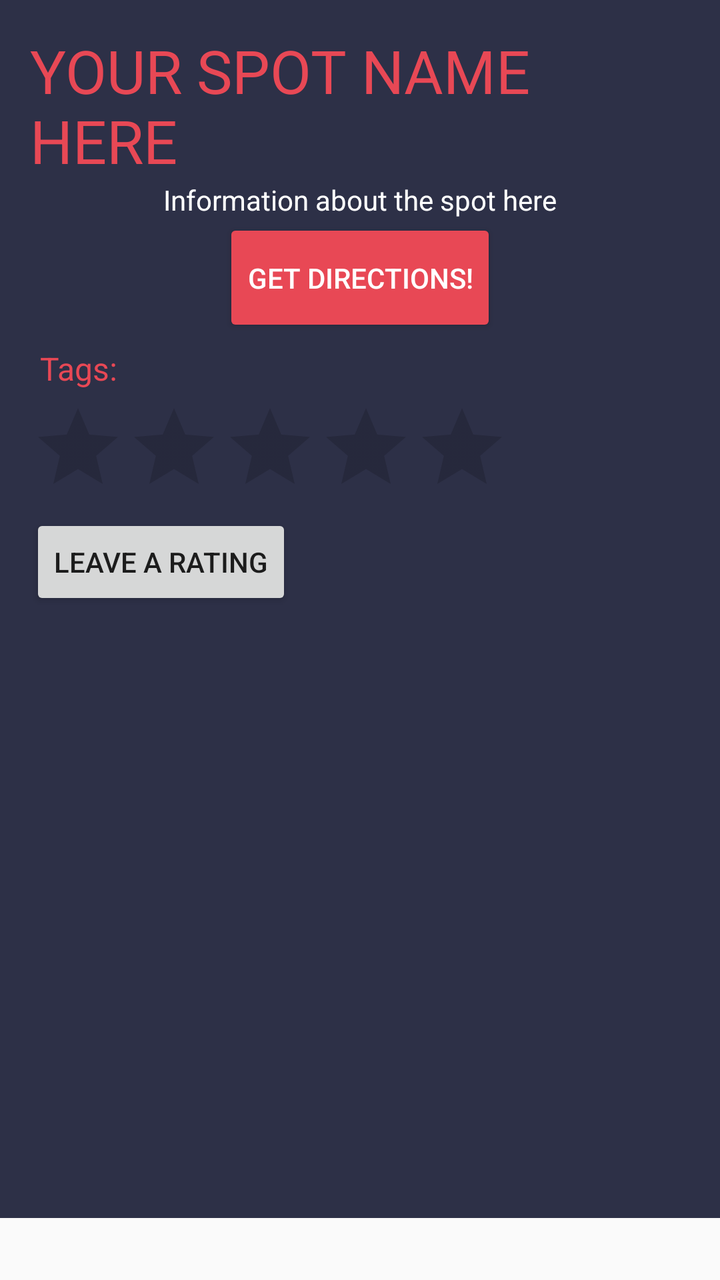
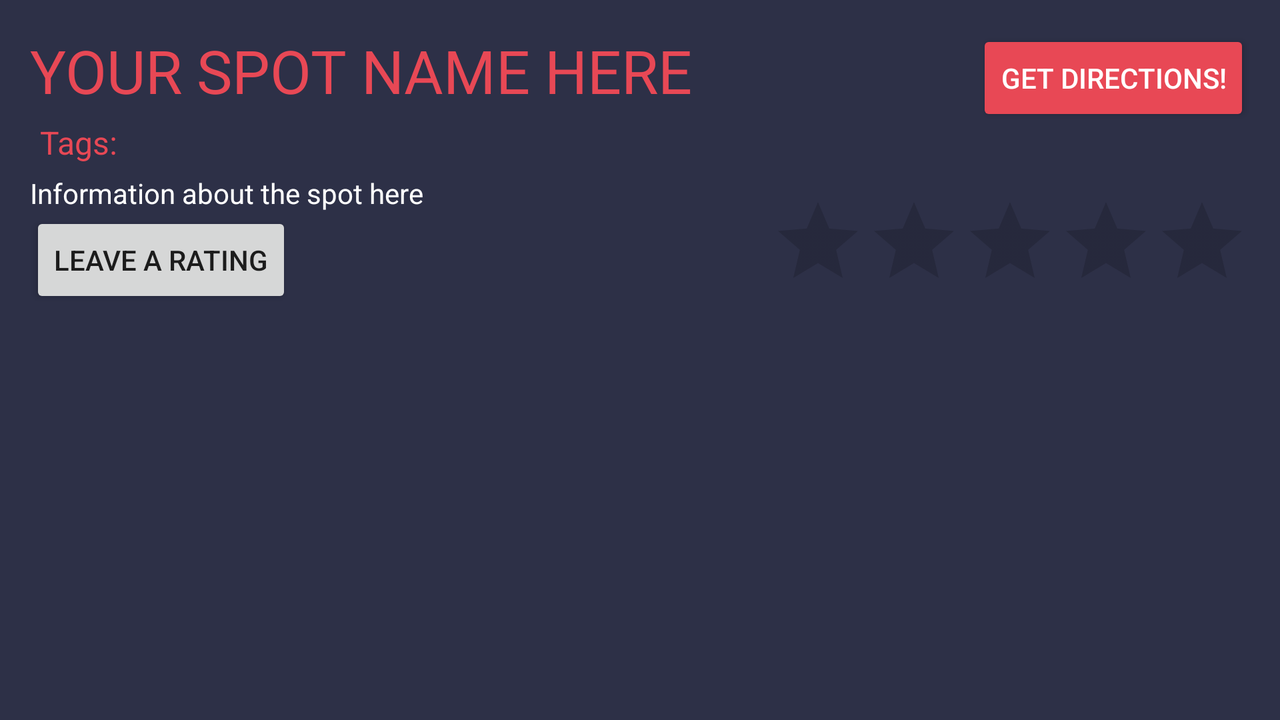

One screen, two layout resources from the same app: the default and the author's alternative for another configuration. Each is rendered where Android would select it; the XML of both is given below.
<!-- AndroidManifest.xml: application theme AppTheme -->
<!-- res/layout/details_fragment.xml -->
<?xml version="1.0" encoding="utf-8"?>
<ScrollView xmlns:android="http://schemas.android.com/apk/res/android"
    android:layout_width="match_parent"
    android:layout_height="match_parent">
<LinearLayout
    android:orientation="vertical" android:layout_width="match_parent"
    android:layout_height="match_parent"
    android:padding="15dp"
    android:backgroundTint="@color/customBlue"
    android:background="@color/customBlue"
    android:minHeight="600dp">

    <TextView
        android:id="@+id/spot_name"
        android:layout_width="wrap_content"
        android:layout_height="wrap_content"
        android:text="@string/name_placeholder"
        android:textAllCaps="true"
        android:textColor="@color/customRed"
        android:textSize="30sp"
        android:layout_gravity="center"/>

    <TextView
        android:id="@+id/spot_description"
        android:layout_width="wrap_content"
        android:layout_height="wrap_content"
        android:text="@string/description_placeholder"
        android:textColor="@color/colorWhite"
        android:layout_gravity="center"
        />

    <Button
        android:id="@+id/spot_directions"
        android:layout_width="wrap_content"
        android:layout_height="59dp"
        android:layout_gravity="center"
        android:backgroundTint="@color/customRed"
        android:text="@string/directions"
        android:textColor="@color/colorWhite" />

    <LinearLayout
        android:orientation="horizontal"
        android:layout_width="match_parent"
        android:layout_height="wrap_content">
        <TextView
            android:id="@+id/tagTitle"
            android:text="@string/tagTitle"
            android:layout_width="wrap_content"
            android:layout_height="wrap_content"
            android:textSize="16dp"
            android:textColor="@color/customRed"
            android:padding="5dp"/>
        <TextView
            android:id="@+id/tag1"
            android:text="@string/rail"
            android:visibility="gone"
            android:layout_width="wrap_content"
            android:layout_height="wrap_content"
            android:textColor="@color/colorWhite"
            android:padding="5dp"/>
        <TextView
            android:id="@+id/tag2"
            android:text="@string/stairs"
            android:visibility="gone"
            android:layout_width="wrap_content"
            android:layout_height="wrap_content"
            android:textColor="@color/colorWhite"

            android:padding="5dp"/>
        <TextView
            android:id="@+id/tag3"
            android:text="@string/ledge"
            android:visibility="gone"
            android:layout_width="wrap_content"
            android:layout_height="wrap_content"
            android:textColor="@color/colorWhite"

            android:padding="5dp"/>
        <TextView
            android:id="@+id/tag4"
            android:text="@string/gap"
            android:visibility="gone"
            android:layout_width="wrap_content"
            android:layout_height="wrap_content"
            android:textColor="@color/colorWhite"

            android:padding="5dp"/>
        <TextView
            android:id="@+id/tag5"
            android:text="@string/ramp"
            android:visibility="gone"
            android:layout_width="wrap_content"
            android:layout_height="wrap_content"
            android:textColor="@color/colorWhite"

            android:padding="5dp"/>
    </LinearLayout>

    <RatingBar
        android:id="@+id/ratingBar"
        android:layout_width="wrap_content"
        android:layout_height="wrap_content"
        android:foregroundTint="@color/customRed"/>
    <Button
        android:id="@+id/ratingButton"
        android:text="@string/rating"
        android:layout_width="wrap_content"
        android:layout_height="wrap_content" />

    <ImageView
        android:id="@+id/spot_image"
        android:layout_width="match_parent"
        android:layout_height="289dp"
        android:layout_gravity="center"
        android:maxHeight="325dp"
        android:minHeight="350dp"
        android:minWidth="300dp"
        android:padding="10dp" />

    <TextView
        android:id="@+id/spot_tags"
        android:layout_width="match_parent"
        android:layout_height="wrap_content"
        android:text="@string/tags_placeholder"
        android:visibility="gone" />

</LinearLayout>
</ScrollView>
<!-- resources referenced by this layout -->
<resources>
  <color name="colorWhite">#FFFFFF</color>
  <color name="customBlue">#2d3047</color>
  <color name="customRed">#e84855</color>
  <string name="description_placeholder">Information about the spot here</string>
  <string name="directions">Get directions!</string>
  <string name="gap">Gap</string>
  <string name="ledge">Ledge</string>
  <string name="name_placeholder">Your Spot Name Here</string>
  <string name="rail">Rail</string>
  <string name="ramp">Ramp</string>
  <string name="rating">Leave a rating</string>
  <string name="stairs">Stairs</string>
  <string name="tagTitle">Tags: </string>
  <string name="tags_placeholder">List of Spot Tags Here</string>
  <style name="AppTheme" parent="Theme.AppCompat.Light.DarkActionBar">
          
          <item name="colorPrimary">@color/customRed</item>
          <item name="android:windowActionBarOverlay">true</item>
          <item name="colorPrimaryDark">@color/customRedDark</item>
          <item name="colorAccent">@color/customOrange</item>
      </style>
  <color name="customRedDark">#CC2233</color>
  <color name="customOrange">#ff9b71</color>
</resources>
<!-- res/layout-land/details_fragment.xml (the author's variant of the layout above) -->
<!-- drawn on the phone turned sideways -->
<?xml version="1.0" encoding="utf-8"?>
<RelativeLayout xmlns:android="http://schemas.android.com/apk/res/android"
    android:orientation="vertical" android:layout_width="match_parent"
    android:layout_height="match_parent"
    android:padding="15dp"
    android:backgroundTint="@color/customBlue"
    android:background="@color/customBlue">
    <TextView
        android:id="@+id/spot_name"
        android:text="@string/name_placeholder"
        android:layout_width="wrap_content"
        android:layout_height="wrap_content"
        android:textColor="@color/customRed"
        android:textAllCaps="true"
        android:textSize="30sp"/>
    <RatingBar
        android:id="@+id/ratingBar"
        android:layout_width="wrap_content"
        android:layout_height="wrap_content"
        android:foregroundTint="@color/customRed"
        android:layout_above="@+id/spot_image"
        android:layout_alignParentRight="true"
        android:layout_alignParentEnd="true" />
    <LinearLayout
        android:orientation="horizontal"
        android:layout_width="match_parent"
        android:layout_height="wrap_content"
        android:id="@+id/linearLayout"
        android:layout_below="@+id/spot_name">

        <TextView
            android:id="@+id/tagTitle"
            android:layout_width="wrap_content"
            android:layout_height="wrap_content"
            android:padding="5dp"
            android:text="@string/tagTitle"
            android:textColor="@color/customRed"
            android:textSize="16dp"
            />

        <TextView
            android:id="@+id/tag1"
            android:text="@string/rail"
            android:visibility="gone"
            android:layout_width="wrap_content"
            android:layout_height="wrap_content"
            android:textColor="@color/colorWhite"
            android:padding="5dp"/>
        <TextView
            android:id="@+id/tag2"
            android:text="@string/stairs"
            android:visibility="gone"
            android:layout_width="wrap_content"
            android:layout_height="wrap_content"
            android:textColor="@color/colorWhite"

            android:padding="5dp"/>
        <TextView
            android:id="@+id/tag3"
            android:text="@string/ledge"
            android:visibility="gone"
            android:layout_width="wrap_content"
            android:layout_height="wrap_content"
            android:textColor="@color/colorWhite"

            android:padding="5dp"/>
        <TextView
            android:id="@+id/tag4"
            android:text="@string/gap"
            android:visibility="gone"
            android:layout_width="wrap_content"
            android:layout_height="wrap_content"
            android:textColor="@color/colorWhite"

            android:padding="5dp"/>
        <TextView
            android:id="@+id/tag5"
            android:text="@string/ramp"
            android:visibility="gone"
            android:layout_width="wrap_content"
            android:layout_height="wrap_content"
            android:textColor="@color/colorWhite"

            android:padding="5dp"/>
    </LinearLayout>
    <ImageView
        android:id="@+id/spot_image"
        android:padding="10dp"
        android:layout_width="match_parent"
        android:layout_height="wrap_content"
        android:minWidth="300dp"
        android:minHeight="350dp"
        android:maxHeight="325dp"
        android:layout_gravity="center"
        android:layout_below="@+id/ratingButton"
        android:layout_alignParentLeft="true"
        android:layout_alignParentStart="true" />
    <TextView
        android:id="@+id/spot_description"
        android:text="@string/description_placeholder"
        android:layout_width="wrap_content"
        android:layout_height="wrap_content"
        android:textColor="@color/colorWhite"
        android:layout_below="@+id/linearLayout" />
    <TextView
        android:id="@+id/spot_tags"
        android:text="@string/tags_placeholder"
        android:visibility="gone"
        android:layout_width="wrap_content"
        android:layout_height="wrap_content" />
    <Button
        android:id="@+id/spot_directions"
        android:text="@string/directions"
        android:layout_width="wrap_content"
        android:layout_height="wrap_content"
        android:backgroundTint="@color/customRed"
        android:layout_gravity="center"
        android:textColor="@color/colorWhite"
        android:layout_alignTop="@+id/spot_tags"
        android:layout_alignParentRight="true"
        android:layout_alignParentEnd="true" />
    <Button
        android:id="@+id/ratingButton"
        android:text="@string/rating"
        android:layout_width="wrap_content"
        android:layout_height="wrap_content"
        android:layout_below="@+id/spot_description"
        android:layout_alignParentLeft="true"
        android:layout_alignParentStart="true" />
</RelativeLayout>
